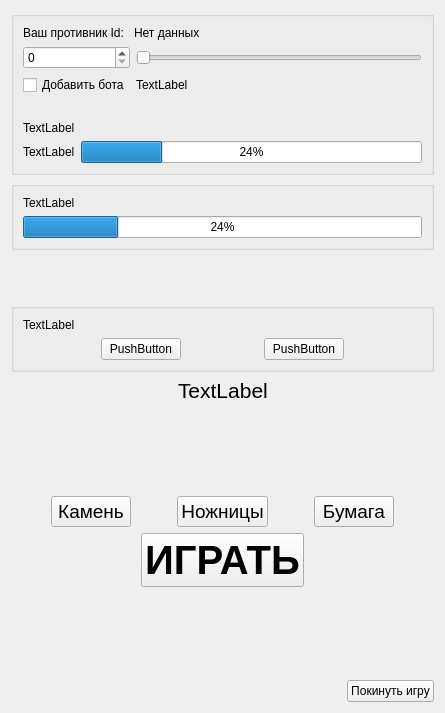
       <widget class="QWidget" name="game_one">
        <attribute name="title">
         <string>Игра камень, ножницы, бумага</string>
        </attribute>
        <layout class="QVBoxLayout" name="verticalLayout_25">
         <item>
          <widget class="QGroupBox" name="gb_statusOnlineKNB">
           <property name="title">
            <string/>
           </property>
           <layout class="QVBoxLayout" name="verticalLayout_24">
            <item>
             <layout class="QFormLayout" name="formLayout_5">
              <item row="0" column="0">
               <widget class="QLabel" name="label_5">
                <property name="text">
                 <string>Ваш противник Id: </string>
                </property>
               </widget>
              </item>
              <item row="0" column="1">
               <widget class="QLabel" name="lb_myOpponent">
                <property name="text">
                 <string>Нет данных</string>
                </property>
               </widget>
              </item>
             </layout>
            </item>
            <item>
             <layout class="QGridLayout" name="gridLayout">
              <item row="0" column="0">
               <widget class="QSpinBox" name="sb_countPlayerKNB">
                <property name="sizePolicy">
                 <sizepolicy hsizetype="Minimum" vsizetype="Maximum">
                  <horstretch>0</horstretch>
                  <verstretch>0</verstretch>
                 </sizepolicy>
                </property>
               </widget>
              </item>
              <item row="0" column="1">
               <widget class="QSlider" name="hs_countPlayerKNB">
                <property name="sizePolicy">
                 <sizepolicy hsizetype="Expanding" vsizetype="Fixed">
                  <horstretch>0</horstretch>
                  <verstretch>0</verstretch>
                 </sizepolicy>
                </property>
                <property name="orientation">
                 <enum>Qt::Horizontal</enum>
                </property>
               </widget>
              </item>
              <item row="1" column="0">
               <widget class="QCheckBox" name="cb_botPushKNB">
                <property name="sizePolicy">
                 <sizepolicy hsizetype="Minimum" vsizetype="Expanding">
                  <horstretch>0</horstretch>
                  <verstretch>0</verstretch>
                 </sizepolicy>
                </property>
                <property name="text">
                 <string>Добавить бота</string>
                </property>
               </widget>
              </item>
              <item row="1" column="1">
               <widget class="QLabel" name="lb_infoKNB">
                <property name="text">
                 <string>TextLabel</string>
                </property>
               </widget>
              </item>
             </layout>
            </item>
            <item>
             <spacer name="verticalSpacer_8">
              <property name="orientation">
               <enum>Qt::Vertical</enum>
              </property>
              <property name="sizeHint" stdset="0">
               <size>
                <width>20</width>
                <height>20</height>
               </size>
              </property>
             </spacer>
            </item>
            <item>
             <layout class="QVBoxLayout" name="verticalLayout_18">
              <item>
               <widget class="QLabel" name="lb_statusFindGrup">
                <property name="text">
                 <string>TextLabel</string>
                </property>
               </widget>
              </item>
              <item>
               <layout class="QHBoxLayout" name="horizontalLayout_22">
                <item>
                 <widget class="QLabel" name="lb_stepOpp">
                  <property name="text">
                   <string>TextLabel</string>
                  </property>
                 </widget>
                </item>
                <item>
                 <widget class="QProgressBar" name="pb_timerFindGroups">
                  <property name="value">
                   <number>24</number>
                  </property>
                 </widget>
                </item>
               </layout>
              </item>
             </layout>
            </item>
           </layout>
          </widget>
         </item>
         <item>
          <widget class="QGroupBox" name="gb_offlineStatus">
           <property name="title">
            <string/>
           </property>
           <layout class="QVBoxLayout" name="verticalLayout_20">
            <item>
             <widget class="QLabel" name="lb_statusInfoStepKNB">
              <property name="text">
               <string>TextLabel</string>
              </property>
             </widget>
            </item>
            <item>
             <widget class="QProgressBar" name="pb_timerStatuStepKNB">
              <property name="value">
               <number>24</number>
              </property>
             </widget>
            </item>
           </layout>
          </widget>
         </item>
         <item>
          <spacer name="verticalSpacer_7">
           <property name="orientation">
            <enum>Qt::Vertical</enum>
           </property>
           <property name="sizeHint" stdset="0">
            <size>
             <width>20</width>
             <height>47</height>
            </size>
           </property>
          </spacer>
         </item>
         <item>
          <widget class="QGroupBox" name="gb_questionKNB">
           <property name="title">
            <string/>
           </property>
           <layout class="QVBoxLayout" name="verticalLayout_19">
            <item>
             <widget class="QLabel" name="lb_questionFormKNB">
              <property name="text">
               <string>TextLabel</string>
              </property>
             </widget>
            </item>
            <item>
             <layout class="QHBoxLayout" name="horizontalLayout_23">
              <item>
               <spacer name="horizontalSpacer_16">
                <property name="orientation">
                 <enum>Qt::Horizontal</enum>
                </property>
                <property name="sizeHint" stdset="0">
                 <size>
                  <width>40</width>
                  <height>20</height>
                 </size>
                </property>
               </spacer>
              </item>
              <item>
               <widget class="QPushButton" name="pb_questionKNBYes">
                <property name="text">
                 <string>PushButton</string>
                </property>
               </widget>
              </item>
              <item>
               <spacer name="horizontalSpacer">
                <property name="orientation">
                 <enum>Qt::Horizontal</enum>
                </property>
                <property name="sizeHint" stdset="0">
                 <size>
                  <width>40</width>
                  <height>20</height>
                 </size>
                </property>
               </spacer>
              </item>
              <item>
               <widget class="QPushButton" name="pb_questionKNBNo">
                <property name="text">
                 <string>PushButton</string>
                </property>
               </widget>
              </item>
              <item>
               <spacer name="horizontalSpacer_17">
                <property name="orientation">
                 <enum>Qt::Horizontal</enum>
                </property>
                <property name="sizeHint" stdset="0">
                 <size>
                  <width>40</width>
                  <height>20</height>
                 </size>
                </property>
               </spacer>
              </item>
             </layout>
            </item>
           </layout>
          </widget>
         </item>
         <item>
          <layout class="QHBoxLayout" name="horizontalLayout_24">
           <item>
            <spacer name="horizontalSpacer_18">
             <property name="orientation">
              <enum>Qt::Horizontal</enum>
             </property>
             <property name="sizeHint" stdset="0">
              <size>
               <width>40</width>
               <height>20</height>
              </size>
             </property>
            </spacer>
           </item>
           <item>
            <widget class="QLabel" name="lb_infoGameKNB">
             <property name="font">
              <font>
               <pointsize>16</pointsize>
              </font>
             </property>
             <property name="text">
              <string>TextLabel</string>
             </property>
            </widget>
           </item>
           <item>
            <spacer name="horizontalSpacer_19">
             <property name="orientation">
              <enum>Qt::Horizontal</enum>
             </property>
             <property name="sizeHint" stdset="0">
              <size>
               <width>40</width>
               <height>20</height>
              </size>
             </property>
            </spacer>
           </item>
          </layout>
         </item>
         <item>
          <spacer name="verticalSpacer_6">
           <property name="orientation">
            <enum>Qt::Vertical</enum>
           </property>
           <property name="sizeHint" stdset="0">
            <size>
             <width>20</width>
             <height>47</height>
            </size>
           </property>
          </spacer>
         </item>
         <item>
          <layout class="QVBoxLayout" name="verticalLayout_11">
           <item>
            <spacer name="verticalSpacer_2">
             <property name="orientation">
              <enum>Qt::Vertical</enum>
             </property>
             <property name="sizeHint" stdset="0">
              <size>
               <width>20</width>
               <height>40</height>
              </size>
             </property>
            </spacer>
           </item>
           <item>
            <layout class="QHBoxLayout" name="horizontalLayout">
             <item>
              <spacer name="horizontalSpacer_10">
               <property name="orientation">
                <enum>Qt::Horizontal</enum>
               </property>
               <property name="sizeHint" stdset="0">
                <size>
                 <width>40</width>
                 <height>20</height>
                </size>
               </property>
              </spacer>
             </item>
             <item>
              <widget class="QPushButton" name="pb_stone">
               <property name="font">
                <font>
                 <pointsize>14</pointsize>
                </font>
               </property>
               <property name="text">
                <string>Камень</string>
               </property>
              </widget>
             </item>
             <item>
              <spacer name="horizontalSpacer_12">
               <property name="orientation">
                <enum>Qt::Horizontal</enum>
               </property>
               <property name="sizeHint" stdset="0">
                <size>
                 <width>40</width>
                 <height>20</height>
                </size>
               </property>
              </spacer>
             </item>
             <item>
              <widget class="QPushButton" name="pb_scissors">
               <property name="font">
                <font>
                 <pointsize>14</pointsize>
                </font>
               </property>
               <property name="text">
                <string>Ножницы</string>
               </property>
              </widget>
             </item>
             <item>
              <spacer name="horizontalSpacer_13">
               <property name="orientation">
                <enum>Qt::Horizontal</enum>
               </property>
               <property name="sizeHint" stdset="0">
                <size>
                 <width>40</width>
                 <height>20</height>
                </size>
               </property>
              </spacer>
             </item>
             <item>
              <widget class="QPushButton" name="pb_paper">
               <property name="font">
                <font>
                 <pointsize>14</pointsize>
                </font>
               </property>
               <property name="text">
                <string>Бумага</string>
               </property>
              </widget>
             </item>
             <item>
              <spacer name="horizontalSpacer_11">
               <property name="orientation">
                <enum>Qt::Horizontal</enum>
               </property>
               <property name="sizeHint" stdset="0">
                <size>
                 <width>40</width>
                 <height>20</height>
                </size>
               </property>
              </spacer>
             </item>
            </layout>
           </item>
           <item>
            <layout class="QHBoxLayout" name="horizontalLayout_17">
             <item>
              <spacer name="horizontalSpacer_9">
               <property name="orientation">
                <enum>Qt::Horizontal</enum>
               </property>
               <property name="sizeHint" stdset="0">
                <size>
                 <width>40</width>
                 <height>20</height>
                </size>
               </property>
              </spacer>
             </item>
             <item>
              <widget class="QPushButton" name="pb_gameStartKNB">
               <property name="font">
                <font>
                 <pointsize>30</pointsize>
                 <weight>75</weight>
                 <bold>true</bold>
                </font>
               </property>
               <property name="text">
                <string>ИГРАТЬ</string>
               </property>
              </widget>
             </item>
             <item>
              <spacer name="horizontalSpacer_8">
               <property name="orientation">
                <enum>Qt::Horizontal</enum>
               </property>
               <property name="sizeHint" stdset="0">
                <size>
                 <width>40</width>
                 <height>20</height>
                </size>
               </property>
              </spacer>
             </item>
            </layout>
           </item>
           <item>
            <spacer name="verticalSpacer">
             <property name="orientation">
              <enum>Qt::Vertical</enum>
             </property>
             <property name="sizeHint" stdset="0">
              <size>
               <width>20</width>
               <height>40</height>
              </size>
             </property>
            </spacer>
           </item>
          </layout>
         </item>
         <item>
          <spacer name="verticalSpacer_3">
           <property name="orientation">
            <enum>Qt::Vertical</enum>
           </property>
           <property name="sizeHint" stdset="0">
            <size>
             <width>20</width>
             <height>47</height>
            </size>
           </property>
          </spacer>
         </item>
         <item>
          <layout class="QHBoxLayout" name="horizontalLayout_18">
           <item>
            <spacer name="horizontalSpacer_14">
             <property name="orientation">
              <enum>Qt::Horizontal</enum>
             </property>
             <property name="sizeHint" stdset="0">
              <size>
               <width>40</width>
               <height>20</height>
              </size>
             </property>
            </spacer>
           </item>
           <item>
            <widget class="QPushButton" name="pb_leaveGameKNB">
             <property name="text">
              <string>Покинуть игру</string>
             </property>
            </widget>
           </item>
          </layout>
         </item>
        </layout>
       </widget>
